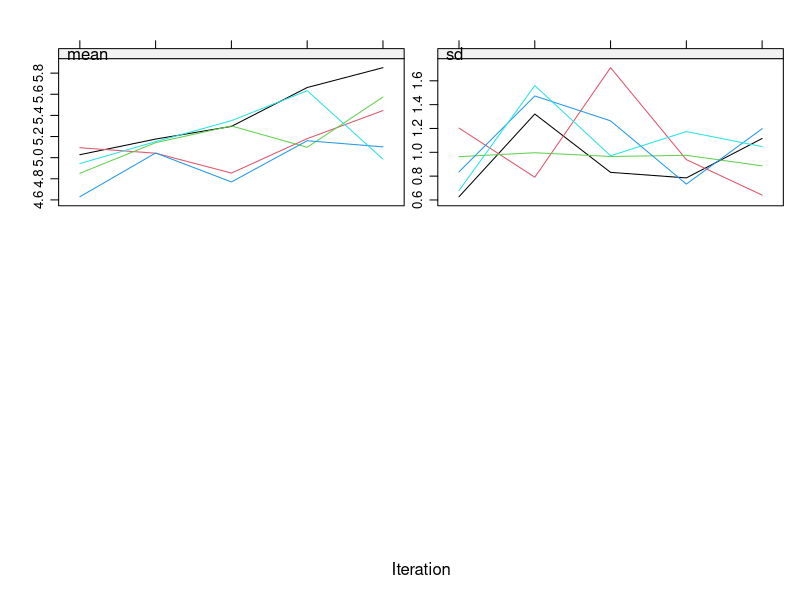
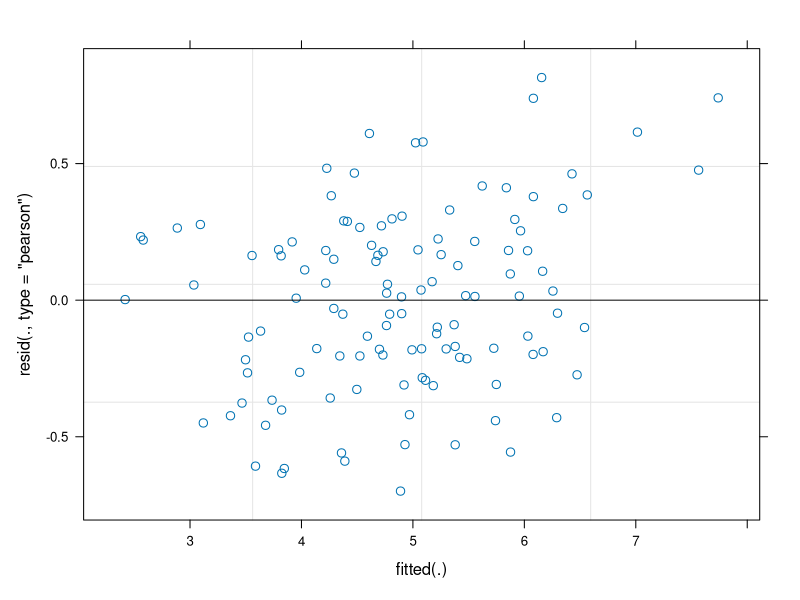
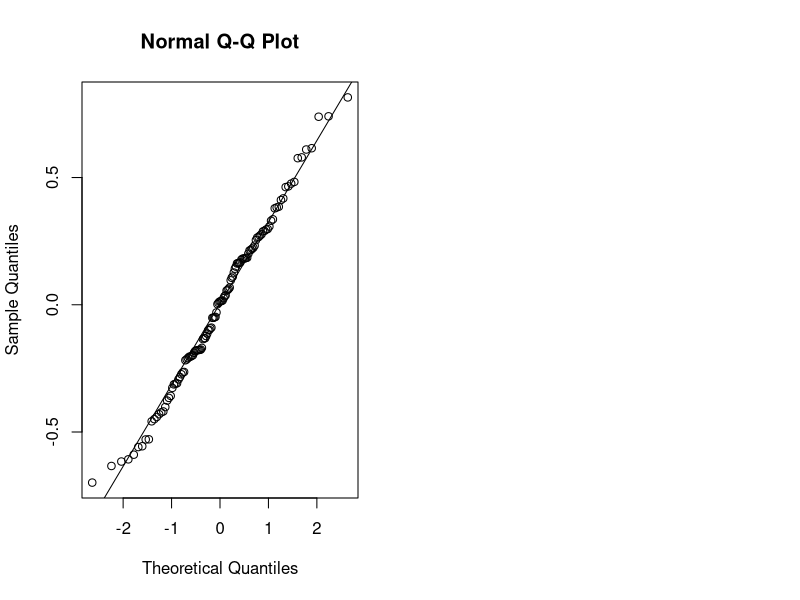

Source code (R) for these figures, in order:
## ---- chunk 1
knitr::opts_chunk$set(echo = TRUE)
library(tidyverse)
library(lme4)
library(mice)
library(broom)
## ---- chunk 2
setwd("C:/Users/0&1/OneDrive/Documents/Student-Projects-Portfolio/gratitude_wellbeing")
data <- read.csv("gratitude_wellbeing_data.csv")
head(data)
summary(data)
## ---- chunk 3
data_long <- data %>%
  pivot_longer(cols = c(Happiness_Pre, Happiness_Post),
               names_to = "Time", values_to = "Happiness") %>%
  mutate(Time = factor(Time, levels = c("Happiness_Pre", "Happiness_Post")),
         SubjectID = factor(SubjectID))

model <- lmer(Happiness ~ Time * Group + (1 | SubjectID), data = data_long)
summary(model)
## ---- chunk 4
data <- data %>%
  mutate(Stress_Reduction = Stress_Pre - Stress_Post)

t_test <- t.test(Stress_Reduction ~ Group, data = data)
t_test
## ---- chunk 5
set.seed(123)
data_miss <- data
data_miss$Happiness_Post[sample(1:nrow(data), 5)] <- NA

imp <- mice(data_miss, m = 5, method = "pmm", seed = 500)
summary(imp)

#plot
plot(imp)

# Pool model
completed_data <- complete(imp, 1)
head(completed_data)
## ---- chunk 6
par(mfrow=c(1,2))
plot(model)
qqnorm(resid(model)); qqline(resid(model))
